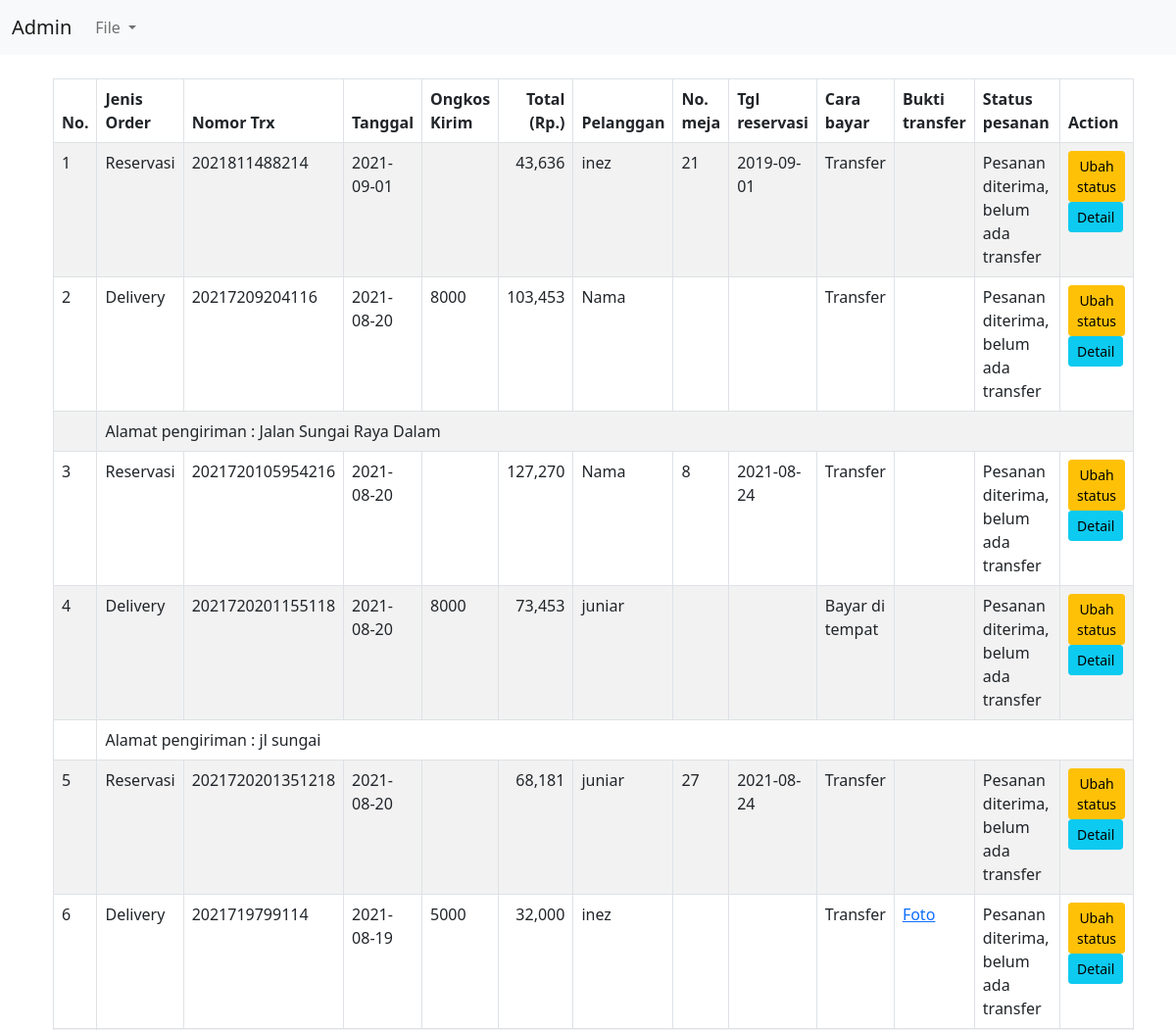
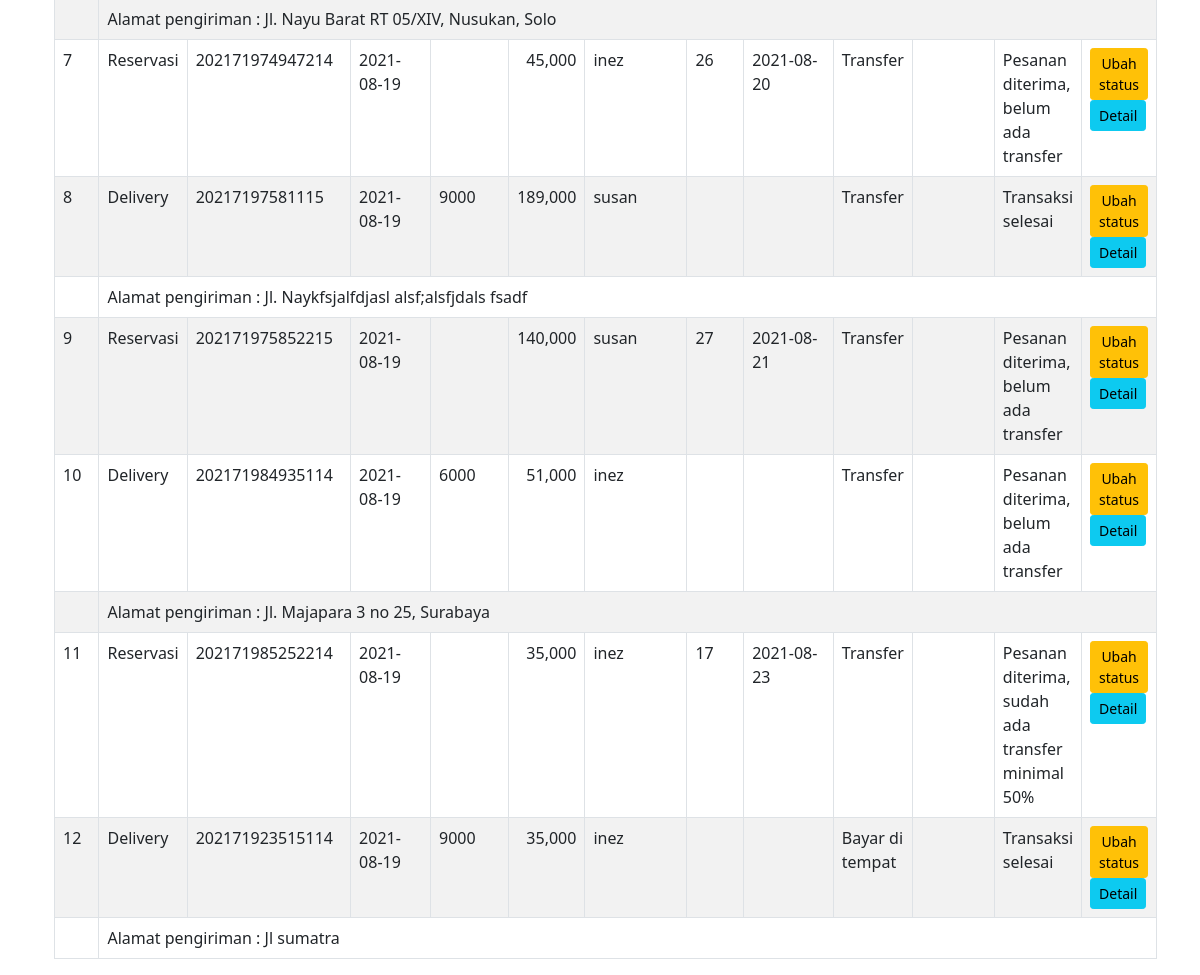
Screenshot of /view/pesanan.php with the database file from the repository (2 pictures, top to bottom).
### tables this page shows
CREATE TABLE `pesanan_master` (
  `id` int(11) NOT NULL,
  `jenis_pesanan` int(11) DEFAULT NULL,
  `nomor` varchar(100) DEFAULT NULL,
  `tanggal` date NOT NULL DEFAULT current_timestamp(),
  `ongkir` int(11) DEFAULT NULL,
  `total` int(11) DEFAULT NULL,
  `id_user` int(11) DEFAULT NULL,
  `meja` varchar(10) DEFAULT NULL,
  `tgl_reservasi` date DEFAULT NULL,
  `cara_bayar` varchar(1) DEFAULT NULL,
  `foto_transfer` varchar(100) DEFAULT NULL,
  `cicilan` int(11) DEFAULT NULL,
  `alamat` text DEFAULT NULL,
  `id_wilayah` int(11) DEFAULT NULL,
  `status_pesanan` int(11) DEFAULT NULL
);

CREATE TABLE `jenis_order` (
  `id` int(11) NOT NULL,
  `kode` int(11) NOT NULL,
  `nama` varchar(50) NOT NULL
);

CREATE TABLE `users` (
  `id` int(11) NOT NULL,
  `nama` varchar(100) DEFAULT NULL,
  `email` varchar(100) DEFAULT NULL,
  `password` varchar(200) DEFAULT NULL
);

CREATE TABLE `cara_pembayaran` (
  `id` int(11) NOT NULL,
  `kode` int(11) DEFAULT NULL,
  `nama` varchar(100) DEFAULT NULL
);

CREATE TABLE `status_pesanan` (
  `id` int(11) NOT NULL,
  `kode` int(11) DEFAULT NULL,
  `keterangan` varchar(100) DEFAULT NULL
);

### view/pesanan.php (the view, shortened to what this page needs)
<!doctype html>
<html lang="en">
<head>
    <link href="https://cdn.jsdelivr.net/npm/bootstrap@5.1.0/dist/css/bootstrap.min.css" rel="stylesheet">
</head>
<body>
<?php
include_once 'nav.php';
include '../koneksi.php';
?>
<div class="container">
    <div class="container-fluid">
        <br>
        <table id="tabel" class="table table-striped table-bordered">
            <thead>
            <tr>
                <th>No.</th>
                <th>Jenis Order</th>
                <th>Nomor Trx</th>
                <th>Tanggal</th>
                <th>Ongkos Kirim</th>
                <th style="text-align: end">Total (Rp.)</th>
                <th>Pelanggan</th>
                <th>No. meja</th>
                <th>Tgl reservasi</th>
                <th>Cara bayar</th>
                <th>Bukti transfer</th>
                <th>Status pesanan</th>
                <th>Action</th>
            </tr>
            </thead>
            <tbody>
            <?php
            $i = 1;
            $sql = "SELECT pesanan_master.id, pesanan_master.alamat, jenis_order.nama as jenis_order, pesanan_master.nomor, pesanan_master.tanggal, pesanan_master.ongkir, pesanan_master.total, users.nama as pelanggan, pesanan_master.meja, pesanan_master.tgl_reservasi, cara_pembayaran.nama as cara_bayar, pesanan_master.foto_transfer, status_pesanan.keterangan as status_pesanan
                    FROM pesanan_master
                    INNER JOIN jenis_order
                    ON pesanan_master.jenis_pesanan = jenis_order.kode
                    INNER JOIN users
                    on pesanan_master.id_user = users.id
                    INNER join cara_pembayaran
                    on pesanan_master.cara_bayar = cara_pembayaran.kode
                    INNER JOIN status_pesanan
                    on pesanan_master.status_pesanan = status_pesanan.kode
                    ORDER by pesanan_master.tanggal DESC";
            $stmt = $db->query($sql);
            while ($data = $stmt->fetch(PDO::FETCH_ASSOC)){
                $foto="../foto_bukti_transfer/".$data['foto_transfer'];
                echo '<tr>';
                echo "<td>".$i."</td>";
                echo "<td>".$data['jenis_order']."</td>";
                echo "<td>".$data['nomor']."</td>";
                echo "<td>".$data['tanggal']."</td>";
                echo "<td>".$data['ongkir']."</td>";
                echo "<td style='text-align: right'>". number_format($data['total'])."</td>";
                echo "<td>".$data['pelanggan']."</td>";
                echo "<td>".$data['meja']."</td>";
                echo "<td>".$data['tgl_reservasi']."</td>";
                echo "<td>".$data['cara_bayar']."</td>";
                if ($data['foto_transfer'] == null || $data['foto_transfer'] == ''){
                    echo "<td>"."</td>";
                }else{
                    echo "<td>".
                        "<a href='$foto'>Foto</a>"
                        ."</td>";
                }
                echo "<td>".$data['status_pesanan']."</td>";
                echo "<td>";
                echo "<a class='btn btn-warning btn-sm' href='editpesanan.php?id=".$data['id']."'>Ubah status</a>";
                echo "<br>";
                echo "<a class='btn btn-info btn-sm' href='detailpesanan.php?nomor=".$data['nomor']."'>Detail</a>";
                echo "</td>";
                echo '</tr>';
                if ($data['jenis_order'] == 'Delivery'){
                    echo "<tr><td></td><td colspan='12'>Alamat pengiriman : ".$data['alamat']."
</td>"."</tr>";
                }
                $i = $i + 1;
            }
            ?>
            </tbody>
        </table>
    </div>
</div>
</body>
</html>

### rows the page displays
pesanan_master: jenis_order.nama "Reservasi", nomor "2021811488214", tanggal "2021-09-01", total "43,636", id_user.nama "inez", meja "21", tgl_reservasi "2019-09-01", cara_pembayaran.nama "Transfer", status_pesanan.keterangan "Pesanan diterima, belum ada transfer"
pesanan_master: jenis_order.nama "Delivery", nomor "20217209204116", tanggal "2021-08-20", ongkir "8000", total "103,453", id_user.nama "Nama", cara_pembayaran.nama "Transfer", status_pesanan.keterangan "Pesanan diterima, belum ada transfer", alamat "Jalan Sungai Raya Dalam"
pesanan_master: jenis_order.nama "Reservasi", nomor "2021720105954216", tanggal "2021-08-20", total "127,270", id_user.nama "Nama", meja "8", tgl_reservasi "2021-08-24", cara_pembayaran.nama "Transfer", status_pesanan.keterangan "Pesanan diterima, belum ada transfer"
pesanan_master: jenis_order.nama "Delivery", nomor "2021720201155118", tanggal "2021-08-20", ongkir "8000", total "73,453", id_user.nama "juniar", cara_pembayaran.nama "Bayar di tempat", status_pesanan.keterangan "Pesanan diterima, belum ada transfer", alamat "jl sungai"
pesanan_master: jenis_order.nama "Reservasi", nomor "2021720201351218", tanggal "2021-08-20", total "68,181", id_user.nama "juniar", meja "27", tgl_reservasi "2021-08-24", cara_pembayaran.nama "Transfer", status_pesanan.keterangan "Pesanan diterima, belum ada transfer"
pesanan_master: jenis_order.nama "Delivery", nomor "2021719799114", tanggal "2021-08-19", ongkir "5000", total "32,000", id_user.nama "inez", cara_pembayaran.nama "Transfer", status_pesanan.keterangan "Pesanan diterima, belum ada transfer", alamat "Jl. Nayu Barat RT 05/XIV, Nusukan, Solo"
pesanan_master: jenis_order.nama "Reservasi", nomor "202171974947214", tanggal "2021-08-19", total "45,000", id_user.nama "inez", meja "26", tgl_reservasi "2021-08-20", cara_pembayaran.nama "Transfer", status_pesanan.keterangan "Pesanan diterima, belum ada transfer"
pesanan_master: jenis_order.nama "Delivery", nomor "20217197581115", tanggal "2021-08-19", ongkir "9000", total "189,000", id_user.nama "susan", cara_pembayaran.nama "Transfer", status_pesanan.keterangan "Transaksi selesai", alamat "Jl. Naykfsjalfdjasl alsf;alsfjdals fsadf"
pesanan_master: jenis_order.nama "Reservasi", nomor "202171975852215", tanggal "2021-08-19", total "140,000", id_user.nama "susan", meja "27", tgl_reservasi "2021-08-21", cara_pembayaran.nama "Transfer", status_pesanan.keterangan "Pesanan diterima, belum ada transfer"
pesanan_master: jenis_order.nama "Delivery", nomor "202171984935114", tanggal "2021-08-19", ongkir "6000", total "51,000", id_user.nama "inez", cara_pembayaran.nama "Transfer", status_pesanan.keterangan "Pesanan diterima, belum ada transfer", alamat "Jl. Majapara 3 no 25, Surabaya"
pesanan_master: jenis_order.nama "Reservasi", nomor "202171985252214", tanggal "2021-08-19", total "35,000", id_user.nama "inez", meja "17", tgl_reservasi "2021-08-23", cara_pembayaran.nama "Transfer", status_pesanan.keterangan "Pesanan diterima, sudah ada transfer minimal 50%"
pesanan_master: jenis_order.nama "Delivery", nomor "202171923515114", tanggal "2021-08-19", ongkir "9000", total "35,000", id_user.nama "inez", cara_pembayaran.nama "Bayar di tempat", status_pesanan.keterangan "Transaksi selesai", alamat "Jl sumatra"
